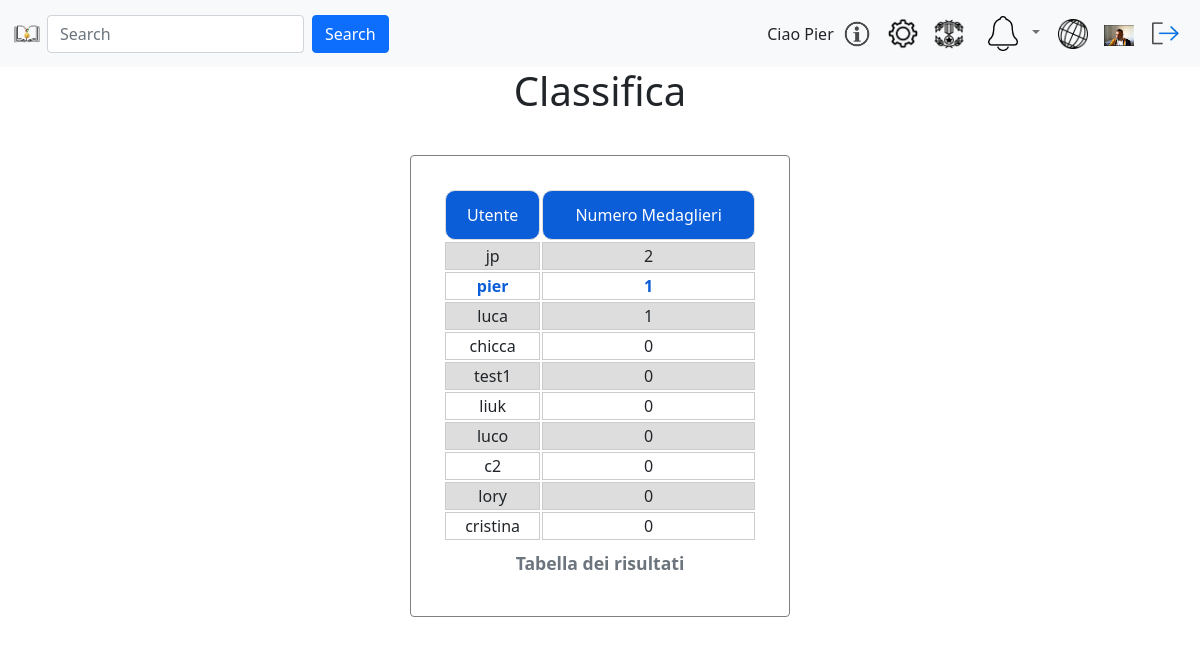
The app's page /classifica.php (signed in) with its own data.
### tables this page shows
CREATE TABLE `utente` (
  `id` int NOT NULL AUTO_INCREMENT,
  `username` varchar(80) NOT NULL,
  `email` varchar(80) NOT NULL,
  `pwd` varchar(120) NOT NULL,
  `immagineProfilo` varchar(255) DEFAULT NULL,
  `isAdmin` int NOT NULL DEFAULT '0',
  `descrizione` varchar(150) DEFAULT NULL,
  `stato` int NOT NULL DEFAULT '0',
  PRIMARY KEY (`id`)
);

### include/login.model.php (called while the page is built, shortened)
<?php
require_once 'config.php';
function getDbImageName(string $username){
    global $conn;
    $sql = "SELECT immagineProfilo FROM utente WHERE username = ?";
    $stmt = $conn->prepare($sql);
    $stmt->bind_param("s", $username);
    $stmt->execute();
    $result = $stmt->get_result();
    return $result->fetch_assoc()['immagineProfilo'];
}
function getListaElencoUtenti(){
    global $conn;
    $sql = "SELECT id,username,isAdmin,stato FROM utente where username != 'admin'";
    $stmt = $conn->prepare($sql);
    $stmt->execute();
    $result = $stmt->get_result();
    return $result->fetch_all(MYSQLI_ASSOC);
}
?>

### include/login.controller.php (called while the page is built, shortened)
<?php
function getUserImage(string $username){
    $defaultProfileImage = "images/users/default.png";
    $image = "images/users/" . getDbImageName($username);
    try {
        if (is_file($image) && (getimagesize($image) !== false)) {
                return $image;
            }
    }
    catch (Exception $e) {
        echo '<script>';
        echo 'console.log("Errore nel reperire l\'immagine del profilo utente da db");';
        echo '</script>';
        }
    return $defaultProfileImage;
}
?>

### classifica.php (the view, shortened to what this page needs)
<?php
require_once("include/login.controller.php");
require_once("include/login.model.php");
?>
<!DOCTYPE html>
<html lang="it">
<head>
    <link href="https://cdn.jsdelivr.net/npm/bootstrap@5.1.3/dist/css/bootstrap.min.css" rel="stylesheet"
>
    <link rel="stylesheet" type="text/css" href="css/landingPage.css">
    <link rel="stylesheet" type="text/css" href="css/settingPage.css">
    <link rel="stylesheet" type="text/css" href="css/popupBootstrapModel.css">
    <link rel="stylesheet" type="text/css" href="css/classificaMedaglieri.css">
</head>
<body>
    <?php require('navbarSelect.php'); ?>
    <main class="container">
        <div class="row">
            <div class="col-md-4">
            </div>
            <div class="col-md-4 text-center">
                <h1>Classifica</h1>
            </div>
            <div class="col-md-4">
            </div>
        </div>
        <div class="row">
            <div class="col-md-4"></div>
            <div class="card col-md-4 text-center">
                <?php
                echo "<table>
                <caption>Tabella dei risultati</caption>
                <tr>
                    <th>Utente</th>
                    <th>Numero Medaglieri</th>
                </tr>";
                    $utenti = getListaElencoUtenti();
                    $ids = array_column($utenti, 'medalsCompleted');
                    array_multisort($ids, SORT_DESC, $utenti);
                    $classe = "";
                    foreach($utenti as $userId){
                        ($userId['id'] === $_SESSION['id']) ? $classe = "myuser" :  $classe = "";
                        echo "<tr class=\"" . $classe ."\"><td>" . $userId['username']. "</td><td>" . $userId['medalsCompleted'];
                        echo "</td></tr>";
                    }
                echo "</table>";
                ?>
            </div>
            <div class="col-md-4"></div>
        </div>
    </main>
</body>
</html>

### navbar.php (shortened to what this page needs)
<?php
include_once("include/login.controller.php");
include_once("include/login.model.php");
$userID = isset($_SESSION['id']) ? $_SESSION['id'] : null;
?>
<header>
    <nav class="navbar navbar-expand navbar-light bg-light">
        <div class="container-fluid">
            <a href="landingPage.php"> <img id="logo" src="images/logoLetturePremiateSmall.png" alt="Logo con libro e medaglia"> </a>
            <form action="searchingPage.php" method="post" class="d-flex me-auto" >
                <input name="searchingText" id="searchingText" class="form-control me-2" type="search" placeholder="Search" aria-label="Search" />
                <button class="btn btn-primary" type="submit" title="Ricerca">Search</button>
            </form>
          <div id="username" class="d-flex"><?php echo "Ciao " . ucfirst($_SESSION["username"]);?></div>
          <div class="d-flex" id="navbarSupportedContent">
            <ul class="navbar-nav">
              <li class="nav-item">
                  <a href="infoPoint.php" title="Informazioni"><img src="images/infoimg_no_background.png" alt="Informazioni"></a>
                </li>
              <li class="nav-item">
                <a href="settingPage.php" title="Settings"><img src="images/settingLogo.png" alt="Impostazioni"></a>
              </li>
              <li class="nav-item">
                <a href="classifica.php" title="Classifica"><img src="images/medagliereNewIcons/medagliaLogo.png" alt="Impostazioni"></a>
              </li>
              <?php if($userID != 7): ?>
              <li class="nav-item dropdown">
                <a class="nav-link dropdown-toggle" data-bs-toggle="dropdown" href="#" role="button" aria-expanded="false" title="Notifiche">
                  <img src="images/notifyLogo.png" alt="Notifiche">
                </a>
              </li>
              <?php endif; ?>
              <li class="nav-item dropdown">
                <a href="discoveryPage.php" title="Discovery Page"><img src="images/discoveryLogo.png" alt="Scopri"></a>
              </li>
              <li class="nav-item">
                <a href="profilePage.php" title="Profilo"><img src=<?php echo getUserImage($_SESSION["username"]); ?> alt="Immagine Profilo"> </a>
              </li>
                <li class="nav-item">
                <a href="logout.php" title="Esci"><img src="images/log-out.png" alt="Logout"></a>
              </li>
            </ul>
          </div>
        </div>
      </nav>
</header>

### css/landingPage.css (style rules this page uses)
#logo { width: 30px; height: auto; margin-right: 5px; }
#navbarSupportedContent img { width: 30px; height: auto; margin: 0 6px; }
#navbarSupportedContent ul.navbar-nav { display: flex; align-items: center; }
#navbarSupportedContent li.nav-item { margin: 0 2px; }
form { display: block; }

### css/settingPage.css (style rules this page uses)
.card { max-width: 600px; margin: 2rem auto; padding: 2rem; }

### css/classificaMedaglieri.css (style rules this page uses)
.myuser { color: #0b5ed7; font-weight: bold; }
table { border-collapse: separate; }
th { border-radius: 10px; font-weight: normal; border: 1px solid #ddd; padding: 12px; background-color: #0b5ed7; color: white; }
tr:nth-child(even) { background-color: #ddd; }
td { border: solid 1px #ccc; }
.card { border: solid 1px gray; }
caption { font-weight: bold; font-size: 1.1em; text-align: center; }

### records on screen
utente: immagineProfilo (picture), username "pier", medalsCompleted "1"
utente: username "jp", medalsCompleted "2"
utente: username "luca", medalsCompleted "1"
utente: username "chicca", medalsCompleted "0"
utente: username "test1", medalsCompleted "0"
utente: username "liuk", medalsCompleted "0"
utente: username "luco", medalsCompleted "0"
utente: username "c2", medalsCompleted "0"
utente: username "lory", isAdmin "0"
utente: username "cristina", isAdmin "0"

### other values on screen
$_SESSION["username"] "Pier"
